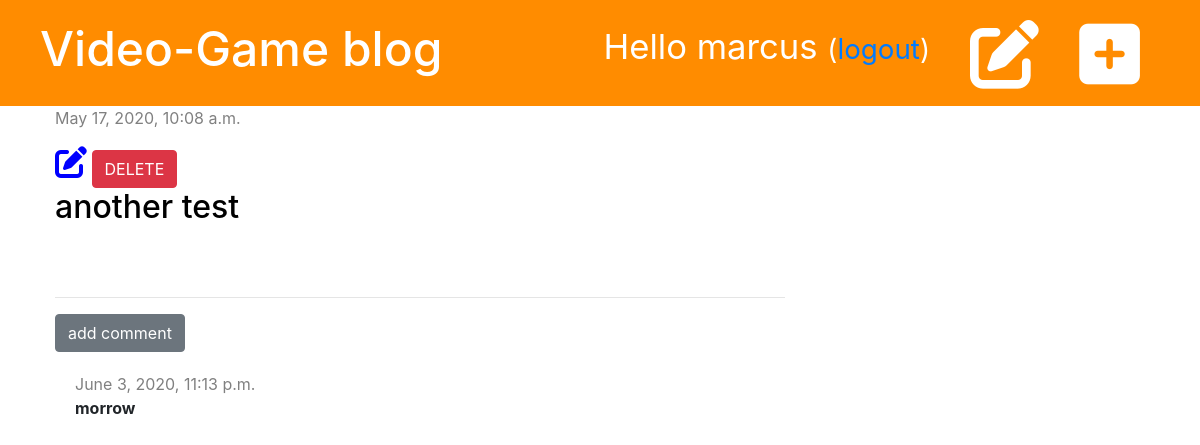
The app's page /post/5/ (signed in) with its own data.
### blog/models.py (models this page shows, shortened)
class Post(models.Model):
    author = models.ForeignKey('auth.User', on_delete=models.CASCADE)
    title = models.CharField(max_length=200)
    text = models.TextField()
    created_date = models.DateTimeField(default=timezone.now())
    published_date = models.DateTimeField(blank=True, null=True)

class Comment(models.Model):
    post = models.ForeignKey('blog.Post', on_delete=models.CASCADE, related_name='comments')
    author = models.CharField(max_length=200)
    text = models.TextField()
    created_date = models.DateTimeField(default=timezone.now())
    approved = models.BooleanField(default=False)

### blog/views.py (the view)
# urls.py: path("post/<int:pk>/", views.post_detail, name='post_detail'),
def post_detail(request, pk):
    post = get_object_or_404(Post, pk=pk)
    stuff_for_frontend = {'post': post}
    return render(request, 'blog/post_detail.html', stuff_for_frontend)

### blog/templatetags/markdownify.py (called while the page is built)
@register.filter
def markdown(value):
    renderer = HighlightRenderer()
    markdown = mistune.Markdown(renderer=renderer)
    return markdown(value)

### blog/templates/blog/post_detail.html (shortened to what this page needs)
{% extends 'blog/base.html' %}
{% load markdownify %}
{% block content %}
            {%if post.published_date%}
                <div class="date">
                    <p>{{post.published_date}}</p>
                </div>
            {% else %}
                <a href="{% url 'post_publish' pk=post.pk %}" class="btn btn-primary">Publish</a>
            {%endif%}
            {% if user.is_authenticated%}
                 <a href="{% url 'post_edit' pk=post.pk %}"><i class="fas fa-edit fa-2x" style="color:blue"></i></a>
                   <a href="{%url 'delete_post' pk=post.pk%}" class="btn btn-danger"
                      onclick="return confirm('Are you sure you want to delete this post?')">DELETE
                  </a>
            {% endif %}
            <div class="post">
                <h2><a href="">{{post.title}}</a></h2>
            </div>
            <hr>
                <a href="{% url 'add_comment_to_post' pk=post.pk %}" class="btn btn-secondary">add comment</a>
                {% for comment in post.comments.all %}
                    {% if user.is_authenticated or comment.approved %}
                    <div class="comment">
                        <div class="date"> {{comment.created_date}} </div>
                        <strong>{{comment.author}}</strong>
                    </div>
                    {% endif %}
                {% empty %}
                    <p>no comments yet...</p>
                {% endfor %}
{% endblock %}

### blog/templates/blog/base.html (shortened to what this page needs)
{%load static%}
<!DOCTYPE html>
<html lang="en">
<head>
    <link rel="stylesheet" href="https://stackpath.bootstrapcdn.com/bootstrap/4.5.0/css/bootstrap.min.css">
    <link rel="stylesheet" href="{% static 'css/blog.css' %}">
    <link rel="stylesheet" href="{% static 'css/zenburn.css' %}">
</head>
<body>
<div class="page-header">
    {% if user.is_authenticated %}
      <a href="{%url 'post_new'%}" class="top-menu" ><i class="fas fa-plus-square fa-2x" style="color:white;"></i></a>
      <a href="{% url 'post_drafts_list' %}" class="top-menu" ><i class="fas fa-edit fa-2x" style="color:white"></i></a>
      <p class="top-menu"> Hello {{user.username}} <small>(<a href="{% url 'logout' %}">logout</a>)</small></p>
    {% else %}
    <a href="{% url 'login' %}" class="top-menu"><button class="btn btn-primary">login</button></a>
    {% endif %}
    <h1><a href="{% url 'post_list' %}">Video-Game blog </a></h1>
</div>
<div class='content container'>
    <div class = row>
        <div class="col-md-8">
            {% block content %}
            {% endblock %}
        </div>
    </div>
</div>
</body>
</html>

### blog/static/css/blog.css (style rules this page uses)
.page-header { background-color: darkorange; margin-top: 0; padding: 20px 20px 20px 40px; }
.content { margin-left:40px; }
.page-header h1 a { color: white; font-size: 36pt; text-decoration: none; }
.date { color: gray; }
.post { margin-bottom: 70px; }
.post h2 a { color: black; }
.top-menu { color: white; font-size: 26pt; float: right; margin-right:40px; }
.comment { margin: 20px 0px 20px 20px; }

### records on screen
Post: published_date "May 17, 2020, 10:08 a.m.", title "another test"
Comment: created_date "June 3, 2020, 11:13 p.m.", author "morrow"

### other values on screen
{{ user.username }} "marcus"
